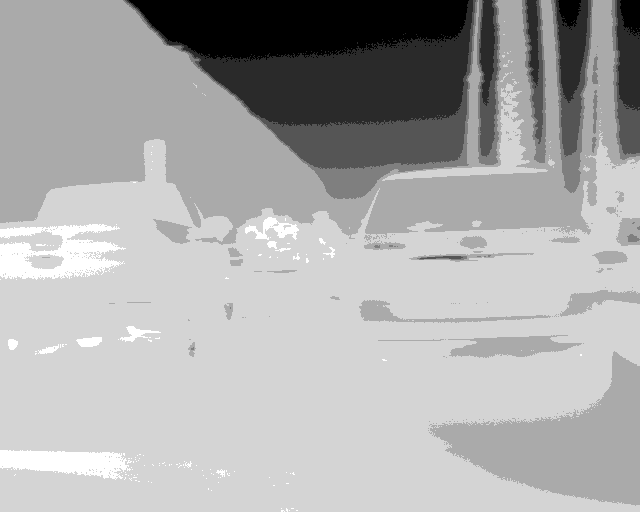
#> input picture FLIR_00088.tiff, 640 x 512 px
$ python imagen_termografica.py
#> lines starting #> are read from the running program, lines starting #| are printed output that depends on the picture; long printed decimals are rounded
# Valentina Vargas - Juan Chaux


import numpy as np
import matplotlib
import matplotlib.pyplot as plt

ImagenTiff=np.array(plt.imread("FLIR_00088.tiff"))
#> ImagenTiff is the input picture: shape (512, 640) uint16; min 5962, max 7524, mean 7070.2
D=np.double(ImagenTiff)
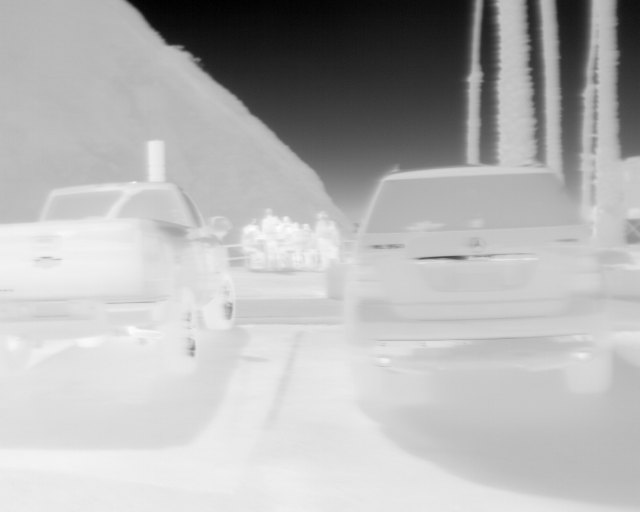
#> D: shape (512, 640) float64; min 5962, max 7524, mean 7070.2; drawn with min black and max white
Min=-40
Max=160
Bits=14
MatrizC=np.array((Max-Min)*D/2**Bits+Min)

fig=plt.figure("Imagen termografica")
plt.imshow(MatrizC, cmap=plt.cm.hot_r)
CooMax=np.argwhere(MatrizC==np.max(MatrizC))[0]
#> CooMax = [229, 251]
CooMin=np.argwhere(MatrizC==np.min(MatrizC))[0]
#> CooMin = [0, 155]
print(f"Coordenada Maxima:{tuple(CooMax)}")
#| Coordenada Maxima:(229, 251)
print(f"Coordenada Minima:{tuple(CooMin)}")
#| Coordenada Minima:(0, 155)
plt.plot(CooMax[1],CooMax[0],'wo')
plt.plot(CooMin[1],CooMin[0],'bd')
plt.colorbar(shrink=.92)
plt.figure("Histograma")
hist, bins =np.histogram(MatrizC, np.arange(0,Max), density=True)
#> hist = 159 values, max 0.188 at index 46, min 0 at index 0, mean 0.00629; bins = 160 values from 0 to 159
HistoTempeBar=np.int32(MatrizC.round())
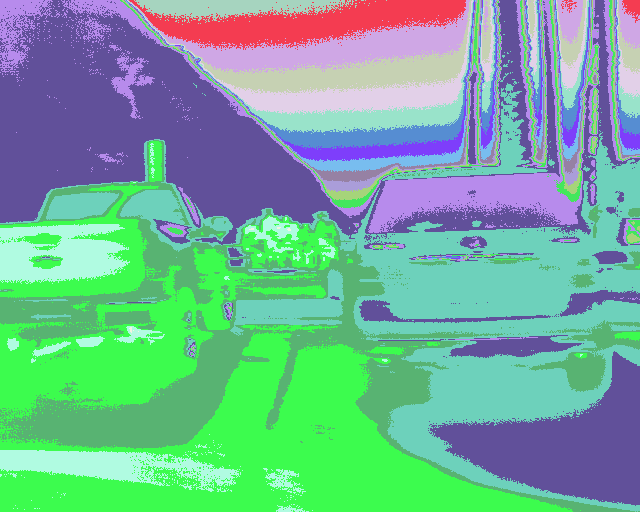
#> HistoTempeBar: shape (512, 640) int32; 20 distinct labels, from 33 to 52; one colour per label, 0 black
plt.hist(HistoTempeBar, 5, facecolor='red', alpha=0.5)
print(f"Promedio:{np.mean(MatrizC)}")
#| Promedio:46.306
print(f"Mediana:{np.median(MatrizC)}")
#| Mediana:47.683
print(f"Moda:{np.argmax(MatrizC)}")
#| Moda:146811
print(f"Maximo:{np.max(MatrizC)}")
#| Maximo:51.846
print(f"Minimo:{np.min(MatrizC)}")
#| Minimo:32.778

plt.show()
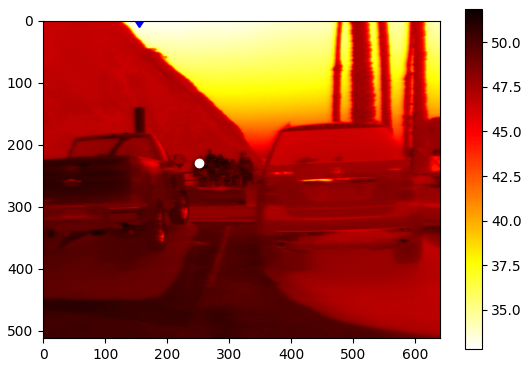
#> figure drawn by matplotlib, 2 panels
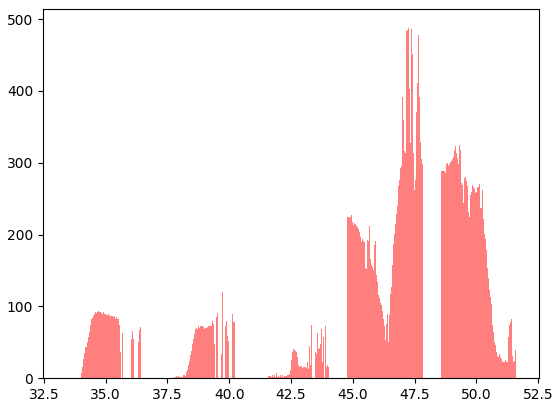
#> figure drawn by matplotlib, 1 panel; tallest bar 287 high, from x = 48.58 to 48.58; tallest bar 288 high, from x = 48.58 to 48.59; tallest bar 288 high, from x = 48.59 to 48.59

$ run again, with FLIR_00641.tiff copied over FLIR_00088.tiff
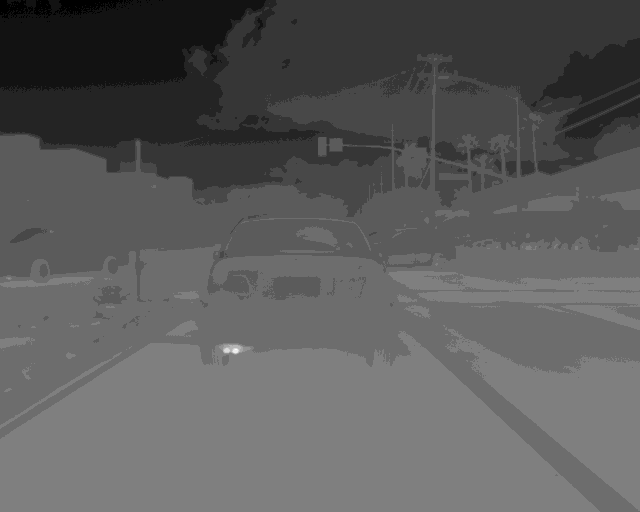
#> input picture FLIR_00641.tiff, 640 x 512 px
#> ImagenTiff is the input picture: shape (512, 640) uint16; min 6102, max 9488, mean 7296.3
#> CooMax = [349, 235]
#> CooMin = [0, 0]
#| Coordenada Maxima:(349, 235)
#| Coordenada Minima:(0, 0)
#> hist = 159 values, max 0.165 at index 54, min 0 at index 0, mean 0.00629; bins = 160 values from 0 to 159
#> `HistoTempeBar=np.int32(MatrizC.round())`:
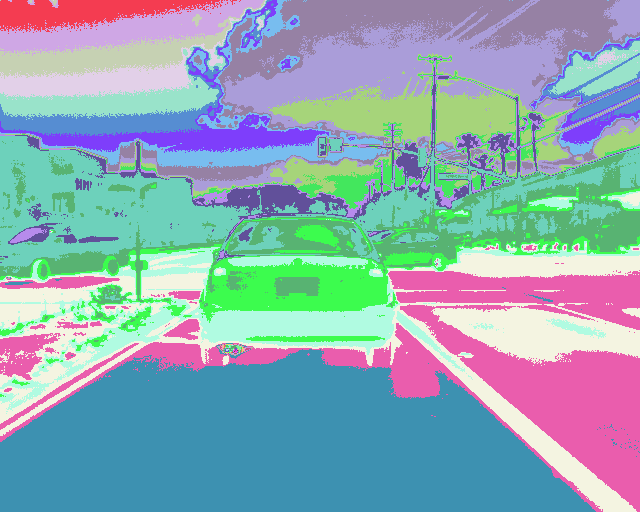
#> HistoTempeBar: shape (512, 640) int32; 43 distinct labels, from 34 to 76; one colour per label, 0 black
#| Promedio:49.066
#| Mediana:50.625
#| Moda:223595
#| Maximo:75.820
#| Minimo:34.487
#> `plt.show()`:
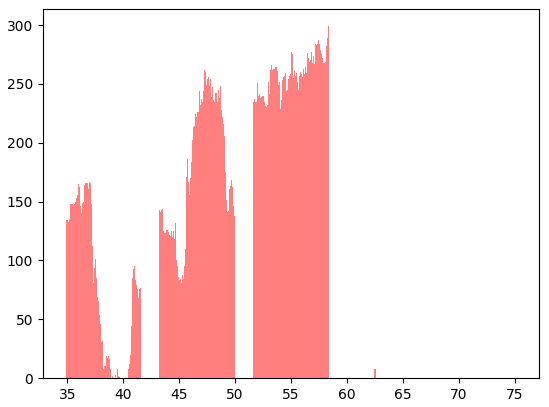
#> figure drawn by matplotlib, 1 panel; tallest bar 235 high, from x = 51.64 to 51.65; tallest bar 236 high, from x = 51.65 to 51.66; tallest bar 236 high, from x = 51.66 to 51.67

$ run again, with FLIR_02399.tiff copied over FLIR_00088.tiff
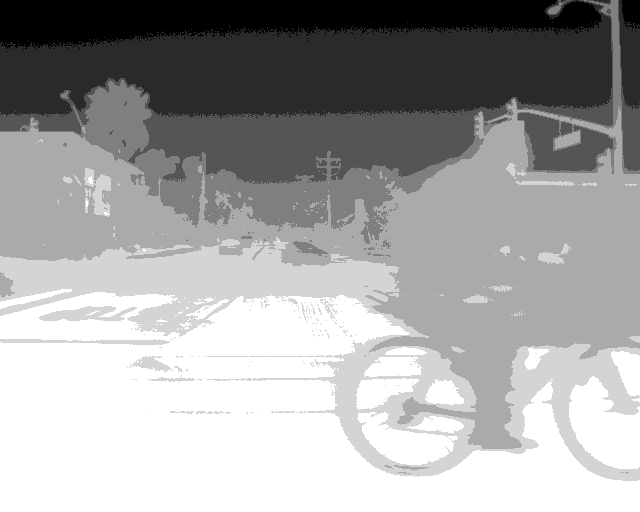
#> input picture FLIR_02399.tiff, 640 x 512 px
#> ImagenTiff is the input picture: shape (512, 640) uint16; min 6261, max 7900, mean 7249.9
#> CooMax = [511, 512]
#> CooMin = [0, 4]
#| Coordenada Maxima:(511, 512)
#| Coordenada Minima:(0, 4)
#> hist = 159 values, max 0.142 at index 55, min 0 at index 0, mean 0.00629; bins = 160 values from 0 to 159
#> `HistoTempeBar=np.int32(MatrizC.round())`:
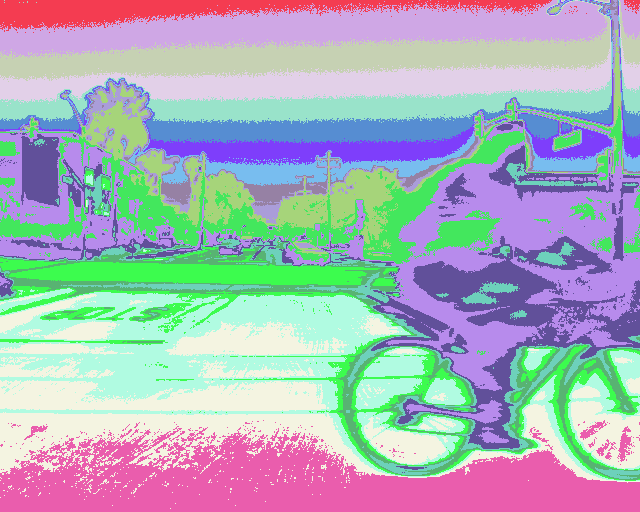
#> HistoTempeBar: shape (512, 640) int32; 21 distinct labels, from 36 to 56; one colour per label, 0 black
#| Promedio:48.499
#| Mediana:49.441
#| Moda:327552
#| Maximo:56.436
#| Minimo:36.428
#> `plt.show()`:
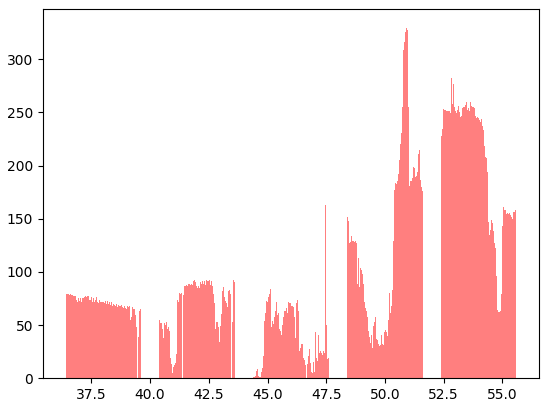
#> figure drawn by matplotlib, 1 panel; tallest bar 224 high, from x = 52.4 to 52.41; tallest bar 228 high, from x = 52.41 to 52.41; tallest bar 228 high, from x = 52.41 to 52.41

$ run again, with FLIR_06983.tiff copied over FLIR_00088.tiff
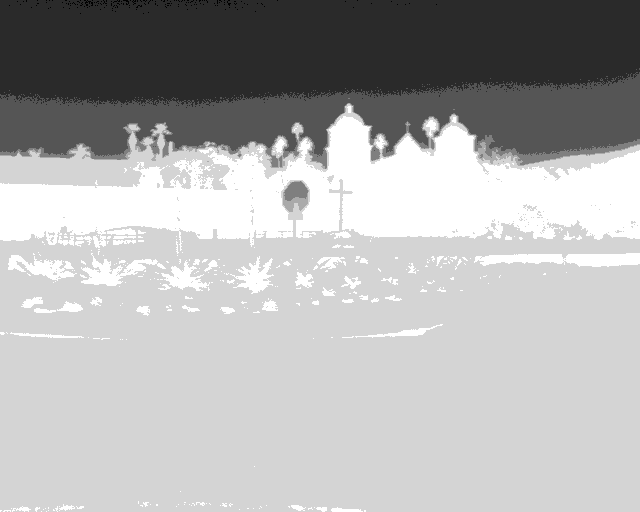
#> input picture FLIR_06983.tiff, 640 x 512 px
#> ImagenTiff is the input picture: shape (512, 640) uint16; min 5606, max 7104, mean 6576.5
#> CooMax = [220, 380]
#> CooMin = [1, 135]
#| Coordenada Maxima:(220, 380)
#| Coordenada Minima:(1, 135)
#> hist = 159 values, max 0.415 at index 43, min 0 at index 0, mean 0.00629; bins = 160 values from 0 to 159
#> `HistoTempeBar=np.int32(MatrizC.round())`:
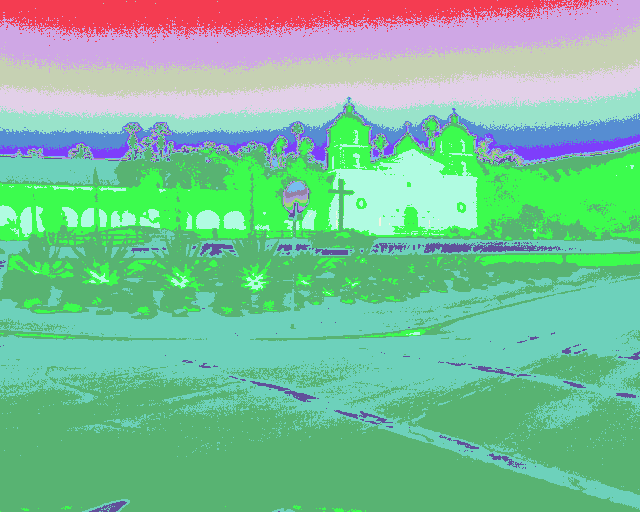
#> HistoTempeBar: shape (512, 640) int32; 20 distinct labels, from 28 to 47; one colour per label, 0 black
#| Promedio:40.280
#| Mediana:43.459
#| Moda:141180
#| Maximo:46.719
#| Minimo:28.433
#> `plt.show()`:
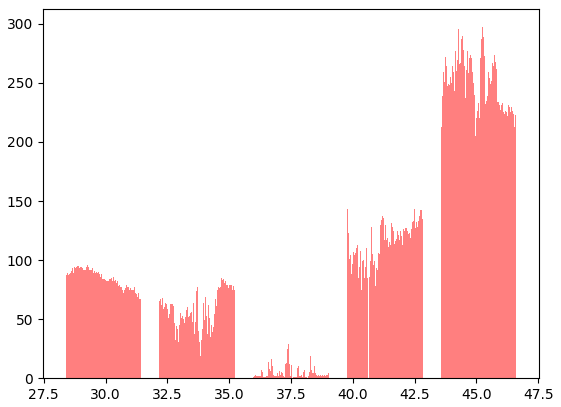
#> figure drawn by matplotlib, 1 panel; tallest bar 211 high, from x = 43.58 to 43.58; tallest bar 213 high, from x = 43.58 to 43.59; tallest bar 211 high, from x = 43.59 to 43.59
